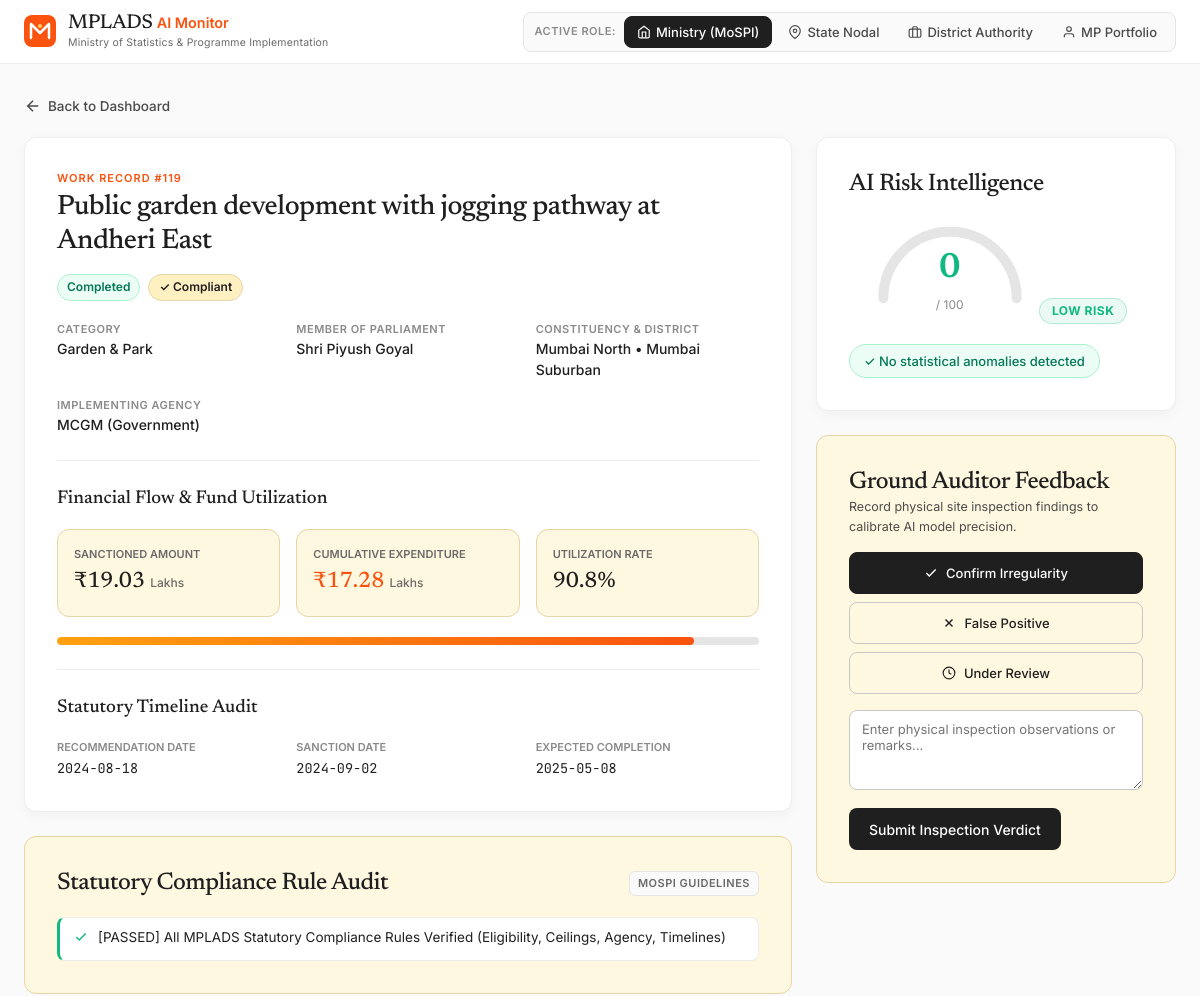
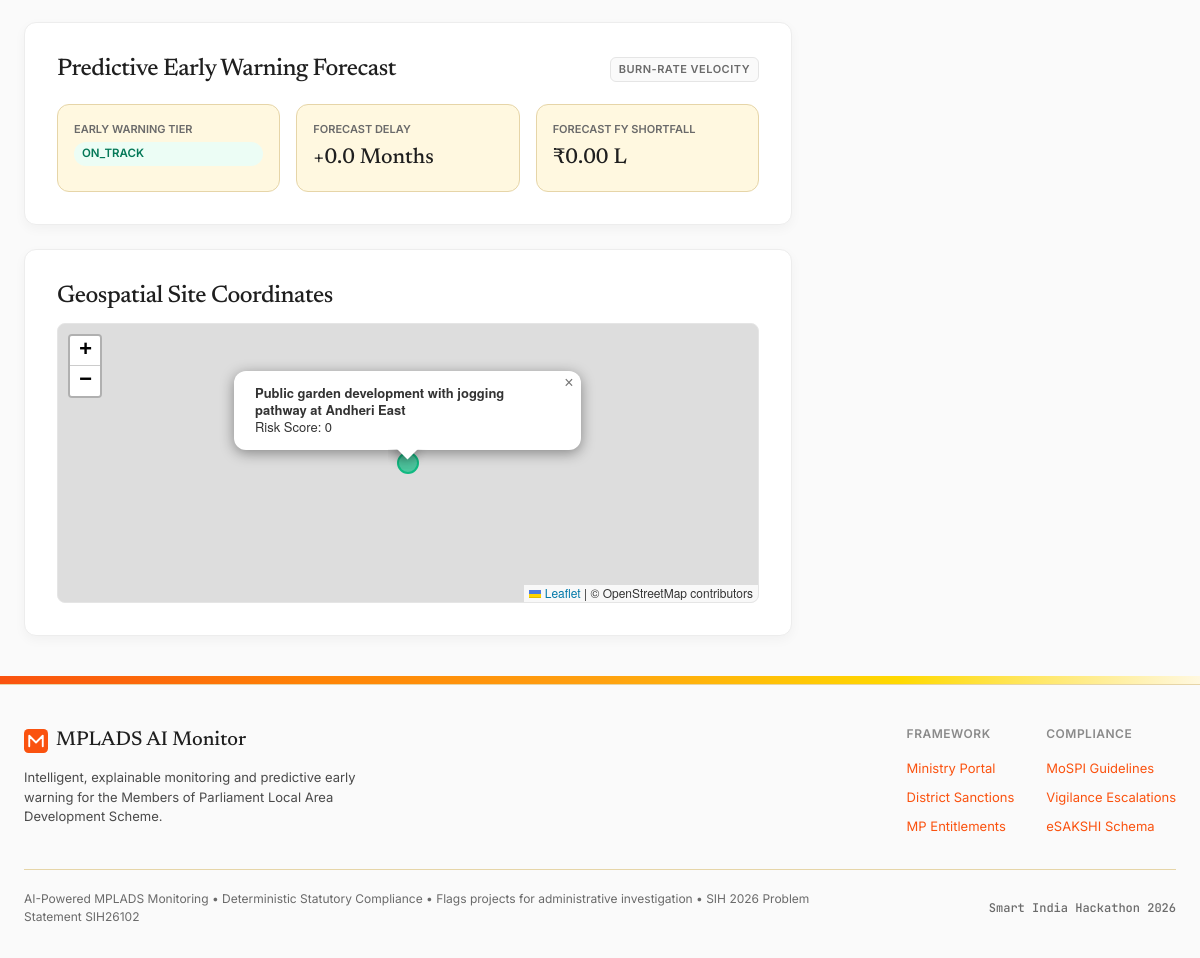
/project/119, run on the app's committed database (2 pictures, top to bottom).
### tables this page shows
CREATE TABLE projects (
            id INTEGER PRIMARY KEY AUTOINCREMENT,
            project_name TEXT NOT NULL,
            category TEXT NOT NULL,
            mp_name TEXT NOT NULL,
            constituency TEXT NOT NULL,
            district TEXT DEFAULT 'Mumbai Suburban',
            state TEXT DEFAULT 'Maharashtra',
            sanctioned_amount REAL NOT NULL,
            expenditure REAL DEFAULT 0,
            utilization_pct REAL DEFAULT 0,
            status TEXT NOT NULL DEFAULT 'Not Started',
            recommendation_date TEXT,
            sanction_date TEXT,
            start_date TEXT,
            expected_completion TEXT,
            actual_completion TEXT,
            latitude REAL,
            longitude REAL,
            implementing_agency TEXT,
            agency_type TEXT DEFAULT 'Government',
            beneficiary_type TEXT DEFAULT 'Public Community',
            description TEXT,
            risk_score REAL DEFAULT 0,
            risk_reasons TEXT DEFAULT '[]',
            compliance_status TEXT DEFAULT 'PASSED',
            compliance_flags TEXT DEFAULT '[]',
            predicted_delay_months REAL DEFAULT 0.0,
            early_warning_level TEXT DEFAULT 'ON_TRACK',
            projected_shortfall REAL DEFAULT 0.0,
            duplicate_flag TEXT DEFAULT '[]',
            alert_assigned_to TEXT DEFAULT 'DPO',
            alert_status TEXT DEFAULT 'NEW',
            created_at TEXT DEFAULT CURRENT_TIMESTAMP
        );

### app.py (the view)
@app.route('/project/<int:project_id>')
def project_detail(project_id):
    project = get_project(project_id)
    if project is None:
        return render_template('dashboard.html', stats=get_summary_stats(), kpis=get_kpis_and_audit_metrics(), error='Project not found'), 404
    for field in ['risk_reasons', 'compliance_flags', 'duplicate_flag']:
        if isinstance(project.get(field), str):
            try:
                project[field] = json.loads(project[field])
            except Exception:
                project[field] = []
    score = project.get('risk_score', 0)
    if score <= 30:
        project['risk_tier'] = 'Low Risk'
        project['risk_color'] = '#10b981'
    elif score <= 60:
        project['risk_tier'] = 'Medium Risk'
        project['risk_color'] = '#f59e0b'
    else:
        project['risk_tier'] = 'High Risk'
        project['risk_color'] = '#ef4444'
    role = request.args.get('role', 'ministry')
    return render_template('project_detail.html', project=project, current_role=role)

### templates/project_detail.html (shortened to what this page needs)
{% extends "base.html" %}
{% block content %}
<section class="detail-section">
    <a href="/" class="back-link" id="back-link">
        <svg width="18" height="18" viewBox="0 0 24 24" fill="none" stroke="currentColor" stroke-width="2" aria-hidden="true">
            <line x1="19" y1="12" x2="5" y2="12"/>
            <polyline points="12 19 5 12 12 5"/>
        </svg>
        <span>Back to Dashboard</span>
    </a>
    <div class="detail-grid">
        <div class="detail-left">
            <div class="card-base detail-info-panel">
                <div class="detail-header">
                    <div>
                        <span class="micro-eyebrow">Work Record #{{ project.id }}</span>
                        <h1 class="detail-title">{{ project.project_name }}</h1>
                    </div>
                    <div class="detail-status-badges">
                        <span class="status-badge status-{{ project.status|lower|replace(' ', '-') }}">{{ project.status }}</span>
                        {% if project.compliance_status == 'PASSED' %}
                        <span class="badge-cream comp-pass-badge">✓ Compliant</span>
                        {% elif project.compliance_status == 'WARNING' %}
                        <span class="badge-cream comp-warn-badge">⚠ Warning</span>
                        {% else %}
                        <span class="badge-orange comp-fail-badge">✕ Violation</span>
                        {% endif %}
                    </div>
                </div>
                <div class="detail-meta">
                    <div class="meta-item">
                        <span class="meta-label">Category</span>
                        <span class="meta-value">{{ project.category }}</span>
                    </div>
                    <div class="meta-item">
                        <span class="meta-label">Member of Parliament</span>
                        <span class="meta-value">{{ project.mp_name }}</span>
                    </div>
                    <div class="meta-item">
                        <span class="meta-label">Constituency &amp; District</span>
                        <span class="meta-value">{{ project.constituency }} &bull; {{ project.district }}</span>
                    </div>
                    <div class="meta-item">
                        <span class="meta-label">Implementing Agency</span>
                        <span class="meta-value">{{ project.implementing_agency or 'N/A' }} ({{ project.agency_type }})</span>
                    </div>
                </div>
                <hr class="detail-divider">
                <div class="detail-financials">
                    <h3 class="section-subheading">Financial Flow &amp; Fund Utilization</h3>
                    <div class="financial-grid">
                        <div class="financial-item card-cream">
                            <span class="financial-label">Sanctioned Amount</span>
                            <span class="financial-value financial-sanctioned">₹{{ "%.2f"|format(project.sanctioned_amount) }} <span class="fund-unit">Lakhs</span></span>
                        </div>
                        <div class="financial-item card-cream">
                            <span class="financial-label">Cumulative Expenditure</span>
                            <span class="financial-value financial-expenditure">₹{{ "%.2f"|format(project.expenditure) }} <span class="fund-unit">Lakhs</span></span>
                        </div>
                        <div class="financial-item card-cream">
                            <span class="financial-label">Utilization Rate</span>
                            <span class="financial-value">{{ project.utilization_pct }}%</span>
                        </div>
                    </div>
                    <div class="utilization-bar-container">
                        <div class="utilization-bar">
                            <div class="utilization-fill" style="width: {{ project.utilization_pct }}%"></div>
                        </div>
                    </div>
                </div>
                <hr class="detail-divider">
                <div class="detail-timeline">
                    <h3 class="section-subheading">Statutory Timeline Audit</h3>
                    <div class="timeline-grid">
                        <div class="timeline-item">
                            <span class="timeline-label">Recommendation Date</span>
                            <span class="timeline-value">{{ project.recommendation_date or project.start_date or 'N/A' }}</span>
                        </div>
                        <div class="timeline-item">
                            <span class="timeline-label">Sanction Date</span>
                            <span class="timeline-value">{{ project.sanction_date or 'N/A' }}</span>
                        </div>
                        <div class="timeline-item">
                            <span class="timeline-label">Expected Completion</span>
                            <span class="timeline-value">{{ project.expected_completion or 'N/A' }}</span>
                        </div>
                    </div>
                </div>
            </div>
            <div class="card-cream compliance-checklist-panel">
                <div class="panel-header-simple">
                    <h3 class="panel-heading">Statutory Compliance Rule Audit</h3>
                    <span class="panel-tag">MoSPI Guidelines</span>
                </div>
                <div class="compliance-flags-list">
                    {% for flag in project.compliance_flags %}
                    <div class="compliance-flag-item {% if 'VIOLATION' in flag %}comp-item-fail{% elif 'WARNING' in flag %}comp-item-warn{% else %}comp-item-pass{% endif %}">
                        <span class="flag-icon" aria-hidden="true">
                            {% if 'VIOLATION' in flag %}
                            <svg width="14" height="14" viewBox="0 0 24 24" fill="none" stroke="#FA520F" stroke-width="2.5"><line x1="18" y1="6" x2="6" y2="18"/><line x1="6" y1="6" x2="18" y2="18"/></svg>
                            {% elif 'WARNING' in flag %}
                            <svg width="14" height="14" viewBox="0 0 24 24" fill="none" stroke="#FFA110" stroke-width="2.5"><path d="M10.29 3.86L1.82 18a2 2 0 001.71 3h16.94a2 2 0 001.71-3L13.71 3.86a2 2 0 00-3.42 0z"/><line x1="12" y1="9" x2="12" y2="13"/><line x1="12" y1="17" x2="12.01" y2="17"/></svg>
                            {% else %}
                            <svg width="14" height="14" viewBox="0 0 24 24" fill="none" stroke="#10B981" stroke-width="2.5"><polyline points="20 6 9 17 4 12"/></svg>
                            {% endif %}
                        </span>
                        <span class="flag-text">{{ flag }}</span>
                    </div>
                    {% endfor %}
                </div>
            </div>
            <div class="card-base early-warning-panel">
                <div class="panel-header-simple">
                    <h3 class="panel-heading">Predictive Early Warning Forecast</h3>
                    <span class="panel-tag">Burn-Rate Velocity</span>
                </div>
                <div class="early-warning-grid">
                    <div class="card-cream ew-metric-card">
                        <span class="ew-label">Early Warning Tier</span>
                        <span class="ew-badge ew-{{ project.early_warning_level|lower }}">{{ project.early_warning_level }}</span>
                    </div>
                    <div class="card-cream ew-metric-card">
                        <span class="ew-label">Forecast Delay</span>
                        <span class="ew-value {% if project.predicted_delay_months > 2 %}text-orange{% endif %}">
                            +{{ project.predicted_delay_months }} Months
                        </span>
                    </div>
                    <div class="card-cream ew-metric-card">
                        <span class="ew-label">Forecast FY Shortfall</span>
                        <span class="ew-value">₹{{ "%.2f"|format(project.projected_shortfall) }} L</span>
                    </div>
                </div>
            </div>
            {% if project.latitude and project.longitude %}
            <div class="card-base detail-map-panel">
                <h3 class="panel-heading">Geospatial Site Coordinates</h3>
                <div id="detail-map" class="detail-map-container"
                     data-lat="{{ project.latitude }}"
                     data-lng="{{ project.longitude }}"
                     data-name="{{ project.project_name }}"></div>
            </div>
            {% endif %}
        </div>
        <div class="detail-right">
            <div class="card-base risk-assessment-panel">
                <h3 class="panel-heading">AI Risk Intelligence</h3>
                <div class="risk-gauge-container">
                    <div class="risk-gauge">
                        <svg viewBox="0 0 200 120" class="gauge-svg" aria-hidden="true">
                            <path d="M 20 100 A 80 80 0 0 1 180 100"
                                  fill="none"
                                  stroke="#E5E5E5"
                                  stroke-width="12"
                                  stroke-linecap="round"/>
                            <path d="M 20 100 A 80 80 0 0 1 180 100"
                                  fill="none"
                                  stroke="{{ project.risk_color }}"
                                  stroke-width="12"
                                  stroke-linecap="round"
                                  class="gauge-fill"
                                  id="gauge-fill"
                                  data-score="{{ project.risk_score }}"
                                  style="stroke-dasharray: 251; stroke-dashoffset: 251;"/>
                        </svg>
                        <div class="gauge-center">
                            <span class="gauge-score" style="color: {{ project.risk_color }}">{{ project.risk_score|int }}</span>
                            <span class="gauge-label">/ 100</span>
                        </div>
                    </div>
                    <div class="risk-tier-badge" style="background: {{ project.risk_color }}15; color: {{ project.risk_color }}; border: 1px solid {{ project.risk_color }}40;">
                        {{ project.risk_tier }}
                    </div>
                </div>
                {% if project.risk_reasons %}
                <div class="risk-reasons">
                    <h4 class="reasons-heading">Explainable Anomaly Signals</h4>
                    <ul class="reasons-list">
                        {% for reason in project.risk_reasons %}
                        <li class="reason-item">
                            <svg width="16" height="16" viewBox="0 0 24 24" fill="none" stroke="{{ project.risk_color }}" stroke-width="2" aria-hidden="true">
                                <circle cx="12" cy="12" r="10"/>
                                <line x1="12" y1="8" x2="12" y2="12"/>
                                <line x1="12" y1="16" x2="12.01" y2="16"/>
                            </svg>
                            <span>{{ reason }}</span>
                        </li>
                        {% endfor %}
                    </ul>
                </div>
                {% else %}
                <div class="risk-reasons-clean">
                    <div class="clean-badge">
                        <span>✓ No statistical anomalies detected</span>
                    </div>
                </div>
                {% endif %}
            </div>
            <div class="card-cream audit-feedback-panel" id="audit-feedback-card">
                <h3 class="panel-heading">Ground Auditor Feedback</h3>
                <p class="audit-card-sub">Record physical site inspection findings to calibrate AI model precision.</p>
                <div class="feedback-btn-group">
                    <button class="button-secondary btn-verdict btn-confirm" data-verdict="CONFIRMED">
                        <svg width="14" height="14" viewBox="0 0 24 24" fill="none" stroke="currentColor" stroke-width="2.5" aria-hidden="true"><polyline points="20 6 9 17 4 12"/></svg>
                        Confirm Irregularity
                    </button>
                    <button class="button-secondary btn-verdict btn-false-pos" data-verdict="FALSE_POSITIVE">
                        <svg width="14" height="14" viewBox="0 0 24 24" fill="none" stroke="currentColor" stroke-width="2.5" aria-hidden="true"><line x1="18" y1="6" x2="6" y2="18"/><line x1="6" y1="6" x2="18" y2="18"/></svg>
                        False Positive
                    </button>
                    <button class="button-secondary btn-verdict btn-review" data-verdict="UNDER_INVESTIGATION">
                        <svg width="14" height="14" viewBox="0 0 24 24" fill="none" stroke="currentColor" stroke-width="2" aria-hidden="true"><circle cx="12" cy="12" r="10"/><polyline points="12 6 12 12 16 14"/></svg>
                        Under Review
                    </button>
                </div>
                <div class="feedback-notes-wrapper">
                    <textarea id="auditor-notes" class="text-area" rows="3" placeholder="Enter physical inspection observations or remarks..."></textarea>
                    <button class="button-dark" id="btn-save-feedback" data-project-id="{{ project.id }}">
                        Submit Inspection Verdict
                    </button>
                </div>
            </div>
        </div>
    </div>
</section>
{% endblock %}

### data on the page
projects: id "119", project_name "Public garden development with jogging pathway at Andheri East", status "Completed", category "Garden & Park", mp_name "Shri Piyush Goyal", constituency "Mumbai North", district "Mumbai Suburban", implementing_agency "MCGM", agency_type "Government", sanctioned_amount "19.03", expenditure "17.28", utilization_pct "90.8", recommendation_date "2024-08-18", sanction_date "2024-09-02", expected_completion "2025-05-08", early_warning_level "ON_TRACK", predicted_delay_months "0.0", projected_shortfall "0.00", risk_score "0"

### other printed values
{{ flag }} "[PASSED] All MPLADS Statutory Compliance Rules Verified (Eligibility, Ceilings, Agency, Timelines)"
{{ project.risk_tier }} "LOW RISK"
